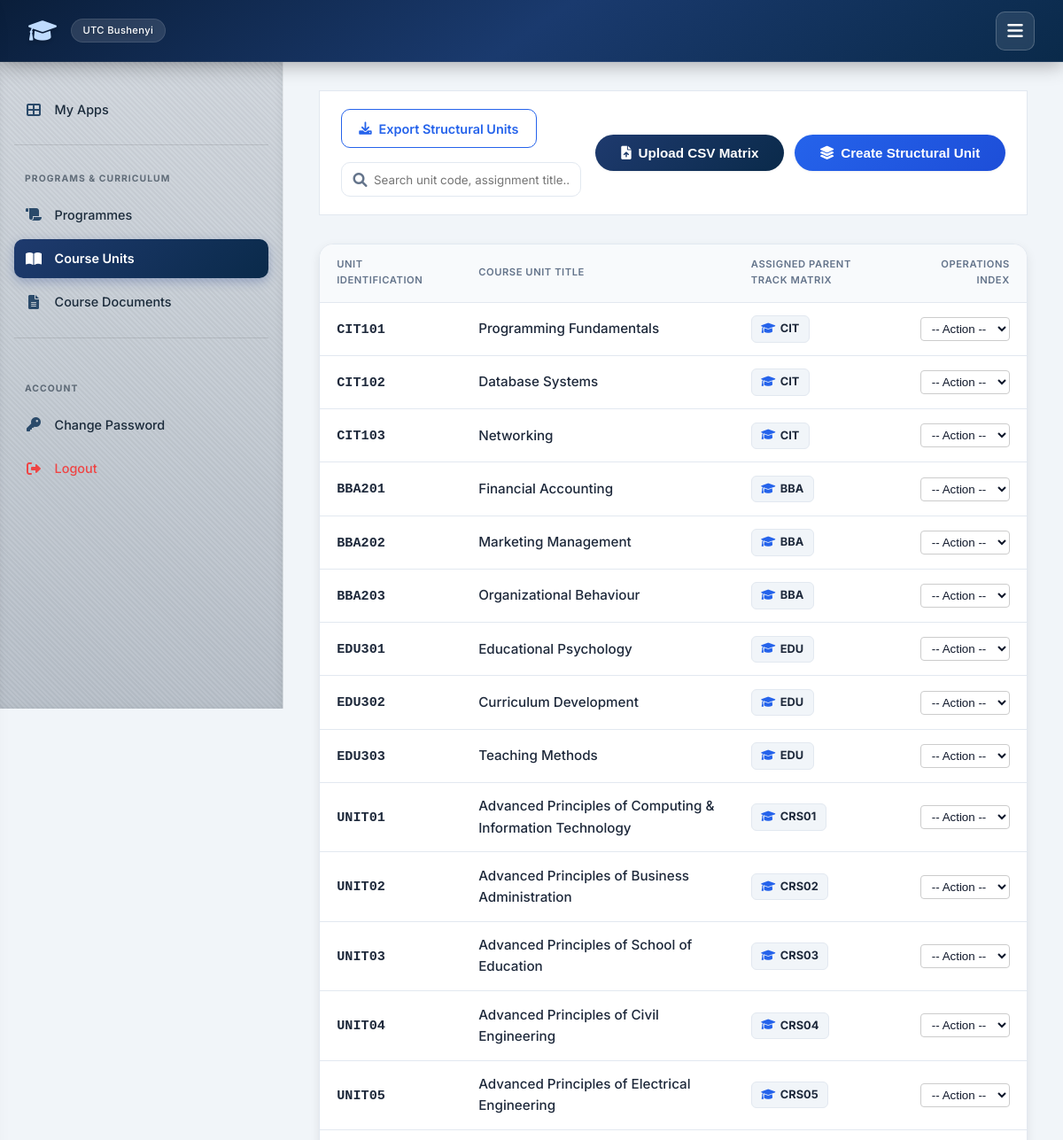
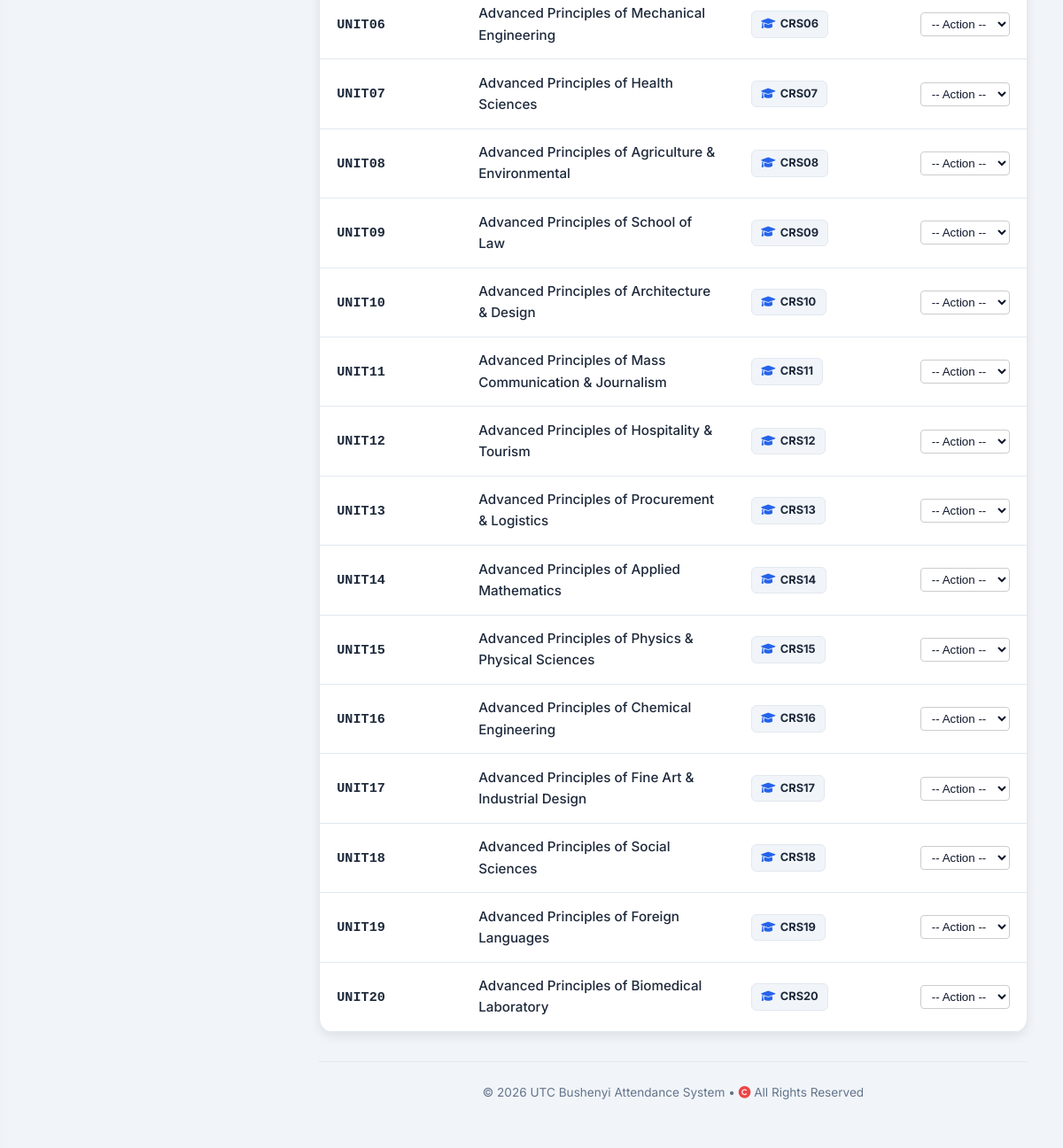
The page /user-admin/manage-course-units/ (signed in) on the database its author committed (2 pictures, top to bottom).
### attendance/models.py (models this page shows, shortened)
class CourseUnit(models.Model):
    code = models.CharField(max_length=20, primary_key=True)
    name = models.CharField(max_length=255)
    course = models.ForeignKey(Course, on_delete=models.CASCADE, related_name='units')

class Course(models.Model):
    code = models.CharField(max_length=20, primary_key=True)
    name = models.CharField(max_length=255)
    department = models.ForeignKey(Department, on_delete=models.SET_NULL, null=True, blank=True, related_name='courses')

### attendance/views_admin.py (the view, shortened to what this page needs)
# urls.py: path('user-admin/manage-course-units/', views_admin.manage_course_units, name='manage_course_units'),
@login_required
@transaction.atomic
def manage_course_units(request):
    print(f"\n--- [DEBUG] Enter manage_course_units View ---")
    print(f"[DEBUG] Request Method: {request.method} | User: {request.user.username} | Role: {getattr(request.user, 'role', 'None')}")
    if request.user.role != User.IS_ADMIN:
        print(f"[DEBUG] Access Denied: User role {request.user.role} is not IS_ADMIN.")
        return HttpResponse("Unauthorized", status=403)
    course_units = CourseUnit.objects.select_related('course').all()
    courses = Course.objects.all()
    for c in courses:
        c.course_code = c.code
        c.course_name = c.name
    return render(request, 'attendance/manage_course_units.html', {
        'course_units': course_units,
        'courses': courses,
        'active_courses_list': courses
    })

### templates/attendance/manage_course_units.html (shortened to what this page needs)
{% extends 'attendance/base.html' %}
{% block content %}
{% block sidebar %}
{% include "attendance/sidebar.html" %}
{% endblock %}
<div class="page-header-actions">
    <div style="display: flex; gap: 1rem; align-items: center; flex: 1; flex-wrap: wrap;">
        <a href="{% url 'attendance:download_template' 'timetable' %}" class="btn-download-list">
            <i class="fas fa-download"></i> Export Structural Units
        </a>
        <div style="position: relative; min-width: 260px; flex: 1; max-width: 400px;">
            <i class="fas fa-search" style="position: absolute; left: 0.85rem; top: 50%; transform: translateY(-50%); color: var(--text-muted);"></i>
            <input type="text" id="dashboardSearch" class="form-control" placeholder="Search unit code, assignment title..." style="padding-left: 2.25rem;">
        </div>
    </div>
    <div class="action-group">
        <button class="btn btn-outline" onclick="location.href='{% url 'attendance:bulk_upload_courses' %}'">
            <i class="fas fa-file-upload"></i> Upload CSV Matrix
        </button>
        <button class="btn" id="openModalBtn" style="background: linear-gradient(135deg, #2563eb, #1d4ed8);">
            <i class="fas fa-layer-group"></i> Create Structural Unit
        </button>
    </div>
</div>
<div class="card" style="padding:0; overflow:hidden;">
    <table class="table">
        <thead>
            <tr>
                <th style="width:160px;">Unit Identification</th>
                <th>Course Unit Title</th>
                <th>Assigned Parent Track Matrix</th>
                <th style="text-align: right;">Operations Index</th>
            </tr>
        </thead>
        <tbody id="courseUnitsTableBody">
            {% for unit in course_units %}
            <tr class="unit-row" data-parent-course="{{ unit.course.code }}">
                <td><code style="font-size:0.95rem; font-weight:700; color:var(--text-main);">{{ unit.code }}</code></td>
                <td style="font-weight:500;">{{ unit.name }}</td>
                <td><span class="parent-course-badge"><i class="fas fa-graduation-cap" style="font-size:0.8rem; margin-right:0.35rem; color:#2563eb;"></i>{{ unit.course.code }}</span></td>
                <td style="text-align: right;">
                    <select onchange="handleAction(this, '{% url 'attendance:edit_course_unit' unit.pk %}', '{% url 'attendance:delete_course_unit' unit.pk %}')" style="padding: 4px 8px; border-radius: 4px; border: 1px solid #ccc; cursor: pointer;">
                        <option value="">-- Action --</option>
                    </select>
                </td>
            </tr>
            {% endfor %}
        </tbody>
    </table>
</div>
{% endblock %}

### static/style.css (style rules this page uses)
:root { --primary: #0f3b3e; --primary-dark: #0c4e6d ; --primary-light: #e6f4f1; --secondary: #2c6e6b; --accent: #3b82f6; --success: #10b981; --success-light: #d1fae5; --danger: #ef4444; --danger-light: #fee2e2; --warning: #f59e0b; --warning-light: #fef3c7; --info: #3b82f6; --info-light: #dbeafe; --bg-main: #f1f5f9; --surface: #ffffff; --surface-hover: #f8fafc; --text-main: #0f172a; --text-muted: #64748b; --border: #e2e8f0; --shadow-sm: 0 1px 3px rgba(0,0,0,0.06); --shadow: 0 4px 12px rgba(0,0,0,0.08); --shadow-lg: 0 10px 30px rgba(0,0,0,0.12); --radius: 16px; --radius-sm: 10px; --transition: all 0.25s cubic-bezier(0.4, 0, 0.2, 1); --font: 'Inter', -apple-system, BlinkMacSystemFont, 'Segoe UI', Roboto, Helvetica, Arial, sans-serif; --nav-height: 70px; --sidebar-width: 320px; }
* { box-sizing: border-box; margin: 0; padding: 0; }
body { font-family: var(--font); background: var(--bg-main); color: var(--text-main); line-height: 1.6; min-height: 100vh; display: flex; flex-direction: column; }
a { text-decoration: none; color: inherit; }
.card { background: var(--surface); border-radius: var(--radius); padding: 2rem; box-shadow: var(--shadow); border: 1px solid var(--border); transition: var(--transition); }
table { width: 100%; border-collapse: collapse; font-size: 0.95rem; }
th, td { padding: 0.9rem 1.2rem; text-align: left; border-bottom: 1px solid var(--border); }
th { background: #f8fafc; font-weight: 600; color: var(--text-muted); text-transform: uppercase; font-size: 0.7rem; letter-spacing: 0.05em; }
tbody tr { transition: var(--transition); }
.btn { display: inline-flex; align-items: center; justify-content: center; gap: 0.5rem; background: linear-gradient(135deg, var(--secondary), var(--primary)); color: #fff; padding: 0.75rem 1.8rem; border: none; border-radius: 50px; font-weight: 600; font-size: 0.95rem; cursor: pointer; transition: var(--transition); box-shadow: var(--shadow-sm); text-decoration: none; }
.btn-outline { background: transparent; border: 1px solid var(--border); color: var(--text-main); }

### templates/attendance/base.html (style rules this page uses)
:root { --primary: #0a2a4a; --primary-dark: #061e35; --primary-light: #e6eff9; --secondary: #1e3a6e; --accent: #3b82f6; --success: #3b82f6; --success-light: #dbeafe; --danger: #ef4444; --danger-light: #fee2e2; --warning: #f59e0b; --warning-light: #fef3c7; --info: #3b82f6; --info-light: #dbeafe; --bg-main: #f1f5f9; --surface: #ffffff; --surface-hover: #f8fafc; --text-main: #1e293b; --text-muted: #64748b; --border: #e2e8f0; --shadow-sm: 0 1px 3px rgba(0,0,0,0.06); --shadow: 0 4px 12px rgba(0,0,0,0.08); --shadow-lg: 0 10px 30px rgba(0,0,0,0.12); --radius: 16px; --radius-sm: 10px; --transition: all 0.25s cubic-bezier(0.4, 0, 0.2, 1); --font: 'Inter', -apple-system, BlinkMacSystemFont, 'Segoe UI', Roboto, Helvetica, Arial, sans-serif; --nav-height: 70px; }
* { box-sizing: border-box; margin: 0; padding: 0; }
body { font-family: var(--font); background: var(--bg-main); color: var(--text-main); line-height: 1.6; min-height: 100vh; display: flex; flex-direction: column; }
a { text-decoration: none; color: inherit; }
.card { background: var(--surface); border-radius: var(--radius); padding: 2rem; box-shadow: var(--shadow); border: 1px solid var(--border); transition: var(--transition); }
table { width: 100%; border-collapse: collapse; font-size: 0.95rem; }
th, td { padding: 0.9rem 1.2rem; text-align: left; border-bottom: 1px solid var(--border); }
th { background: #f8fafc; font-weight: 600; color: var(--text-muted); text-transform: uppercase; font-size: 0.7rem; letter-spacing: 0.05em; }
.btn { display: inline-flex; align-items: center; justify-content: center; gap: 0.5rem; background: linear-gradient(135deg, var(--secondary), var(--primary)); color: #fff; padding: 0.75rem 1.8rem; border: none; border-radius: 50px; font-weight: 600; font-size: 0.95rem; cursor: pointer; transition: var(--transition); box-shadow: var(--shadow-sm); text-decoration: none; }

### templates/attendance/sidebar.html (style rules this page uses)
:root { --sidebar-width: 320px; }

### rows shown on the page
CourseUnit: code "CIT101", name "Programming Fundamentals", course.code "CIT"
CourseUnit: code "CIT102", name "Database Systems", course.code "CIT"
CourseUnit: code "CIT103", name "Networking", course.code "CIT"
CourseUnit: code "BBA201", name "Financial Accounting", course.code "BBA"
CourseUnit: code "BBA202", name "Marketing Management", course.code "BBA"
CourseUnit: code "BBA203", name "Organizational Behaviour", course.code "BBA"
CourseUnit: code "EDU301", name "Educational Psychology", course.code "EDU"
CourseUnit: code "EDU302", name "Curriculum Development", course.code "EDU"
CourseUnit: code "EDU303", name "Teaching Methods", course.code "EDU"
CourseUnit: code "UNIT01", name "Advanced Principles of Computing & Information Technology", course.code "CRS01"
CourseUnit: code "UNIT02", name "Advanced Principles of Business Administration", course.code "CRS02"
CourseUnit: code "UNIT03", name "Advanced Principles of School of Education", course.code "CRS03"
CourseUnit: code "UNIT04", name "Advanced Principles of Civil Engineering", course.code "CRS04"
CourseUnit: code "UNIT05", name "Advanced Principles of Electrical Engineering", course.code "CRS05"
CourseUnit: code "UNIT06", name "Advanced Principles of Mechanical Engineering", course.code "CRS06"
CourseUnit: code "UNIT07", name "Advanced Principles of Health Sciences", course.code "CRS07"
CourseUnit: code "UNIT08", name "Advanced Principles of Agriculture & Environmental", course.code "CRS08"
CourseUnit: code "UNIT09", name "Advanced Principles of School of Law", course.code "CRS09"
CourseUnit: code "UNIT10", name "Advanced Principles of Architecture & Design", course.code "CRS10"
CourseUnit: code "UNIT11", name "Advanced Principles of Mass Communication & Journalism", course.code "CRS11"
CourseUnit: code "UNIT12", name "Advanced Principles of Hospitality & Tourism", course.code "CRS12"
CourseUnit: code "UNIT13", name "Advanced Principles of Procurement & Logistics", course.code "CRS13"
CourseUnit: code "UNIT14", name "Advanced Principles of Applied Mathematics", course.code "CRS14"
CourseUnit: code "UNIT15", name "Advanced Principles of Physics & Physical Sciences", course.code "CRS15"
CourseUnit: code "UNIT16", name "Advanced Principles of Chemical Engineering", course.code "CRS16"
CourseUnit: code "UNIT17", name "Advanced Principles of Fine Art & Industrial Design", course.code "CRS17"
CourseUnit: code "UNIT18", name "Advanced Principles of Social Sciences", course.code "CRS18"
CourseUnit: code "UNIT19", name "Advanced Principles of Foreign Languages", course.code "CRS19"
CourseUnit: code "UNIT20", name "Advanced Principles of Biomedical Laboratory", course.code "CRS20"
